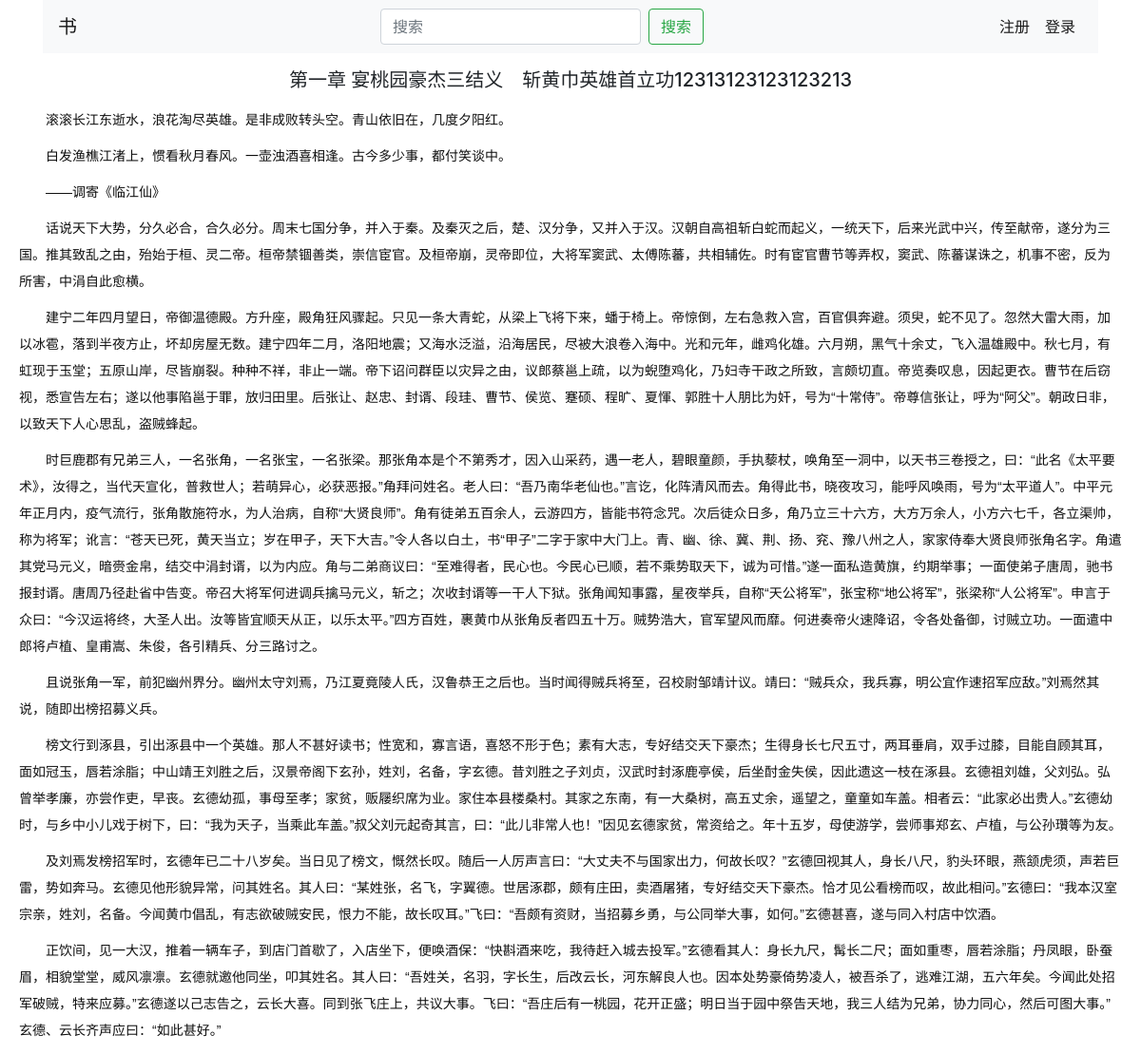
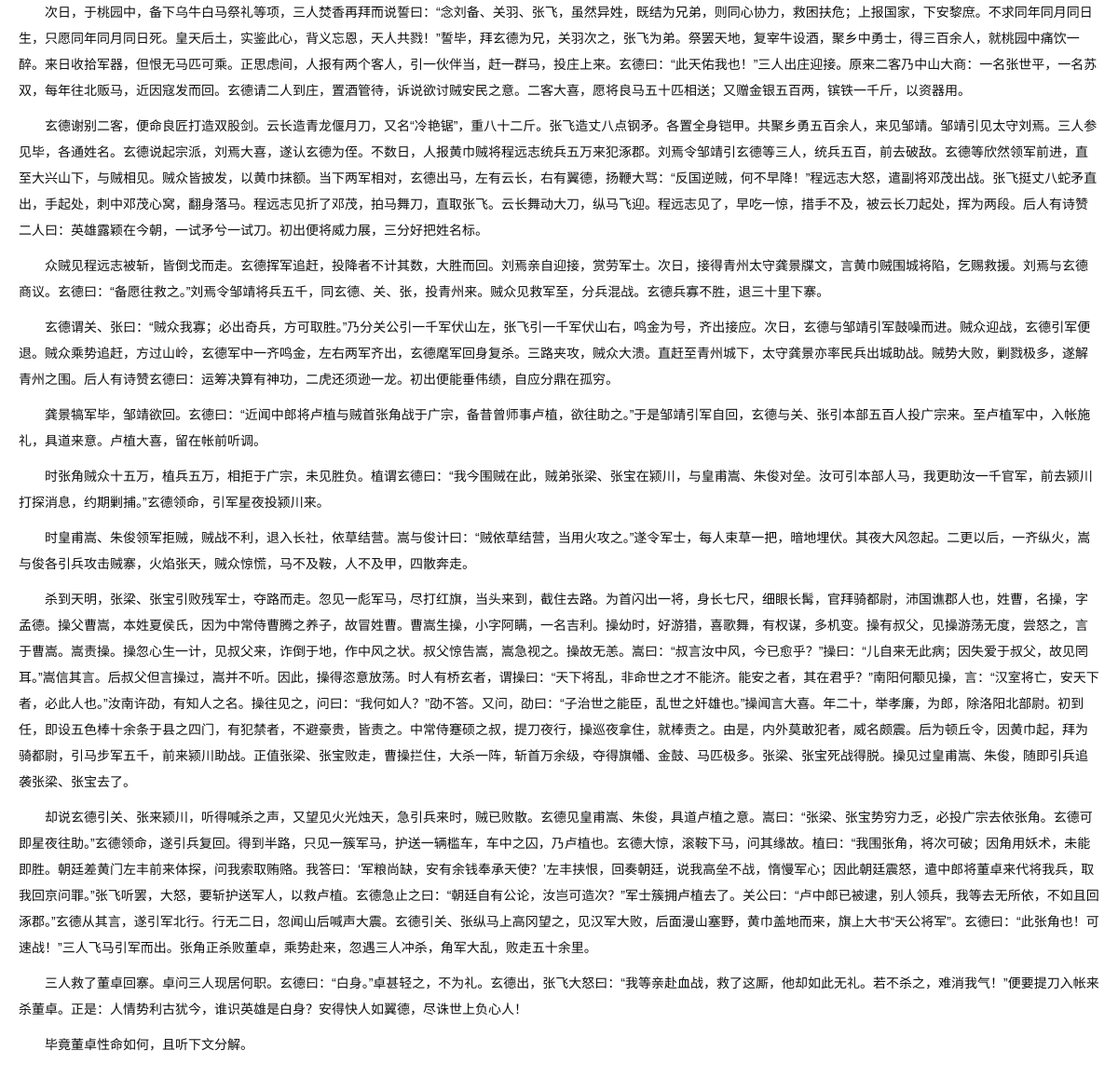
The app's page /look_chapter/3/ with its own data (2 pictures, top to bottom).
### learning_logs/models.py (models this page shows)
class ArtContent(models.Model):
	chapter_name=models.CharField('章名',max_length=200)
	chapter_content=HTMLField('文章内容')
	article=models.ForeignKey(Article,verbose_name="文章",on_delete=models.CASCADE,null=True)
	chapter_add_date=models.DateTimeField(auto_now_add=True)
	class Meta:
		ordering=['chapter_add_date']

### learning_logs/views.py (the view)
# urls.py: re_path(r'^look_chapter/(?P<chapter_id>\d+)/$', views.look_chapter,name='look_chapter'),
def look_chapter(request,chapter_id):
	artcontents=ArtContent.objects.get(id=chapter_id)
	context={'artcontents':artcontents}
	return render(request,'learning_logs/look_chapter.html',context)

### learning_logs/templates/learning_logs/look_chapter.html (shortened to what this page needs)
{% extends 'learning_logs/base.html' %}
{% block header %}
    <p>
<h5 class="text-center">{{ artcontents.chapter_name }}</h5>
    </p>
{% endblock header %}
{% block content %}
				{% autoescape off %}
			{{artcontents.chapter_content}}
				{% endautoescape %}
{% endblock content %}

### records on screen
ArtContent: chapter_name "第一章 宴桃园豪杰三结义 斩黄巾英雄首立功12313123123123213", chapter_content "滚滚长江东逝水，浪花淘尽英雄。是非成败转头空。青山依旧在，几度夕阳红。 白发渔樵江渚上，惯看秋月春风。一壶浊酒喜相逢。古今多少事，都付笑谈中。 ——调寄《临江仙》 话说天下大势，分久必合，合久必分。周末七国分争，并入于秦。及秦灭之后，楚、汉分争，又并入于汉。汉朝自高祖斩白蛇而起义，一统天下，后来光武中兴，传至献帝，遂分为三国。推其致乱之由，殆始于桓、灵二帝。桓帝禁锢善类，崇信宦官。及桓帝崩，灵帝即位，大将军窦武、太傅陈蕃，共相辅佐。时有宦官曹节等弄权，窦武、陈蕃谋诛之，机事不密，反为所害，中涓自此愈横。 建宁二年四月望日，帝御温德殿。方升座，殿角狂风骤起。只见一条大青蛇，从梁上飞将下来，蟠于椅上。帝惊倒，左右急救入宫，百官俱奔避。须臾，蛇不见了。忽然大雷大雨，加以冰雹，落到半夜方止，坏却房屋无数。建宁四年二月，洛阳地震；又海水泛溢，沿海居民，尽被大浪卷入海中。光和元年，雌鸡化雄。六月朔，黑气十余丈，飞入温雄殿中。秋七月，有虹现于玉堂；五原山岸，尽皆崩裂。种种不祥，非止一端。帝下诏问群臣以灾异之由，议郎蔡邕上疏，以为蜺堕鸡化，乃妇寺干政之所致，言颇切直。帝览奏叹息，因起更衣。曹节在后窃视，悉宣告左右；遂以他事陷邕于罪，放归田里。后张让、赵忠、封谞、段珪、曹节、侯览、蹇硕、程旷、夏惲、郭胜十人朋比为奸，号为“十常侍”。帝尊信张让，呼为“阿父”。朝政日非，以致天下人心思乱，盗贼蜂起。…"
